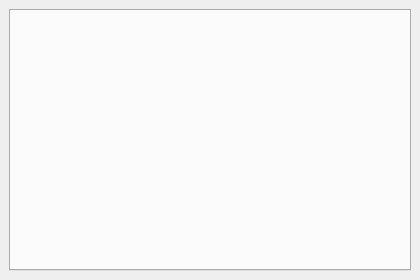
<?xml version="1.0" encoding="UTF-8"?>
<ui version="4.0">
 <class>MainWindow</class>
 <widget class="QMainWindow" name="MainWindow">
  <property name="geometry">
   <rect>
    <x>0</x>
    <y>0</y>
    <width>420</width>
    <height>280</height>
   </rect>
  </property>
  <property name="minimumSize">
   <size>
    <width>380</width>
    <height>240</height>
   </size>
  </property>
  <property name="maximumSize">
   <size>
    <width>500</width>
    <height>400</height>
   </size>
  </property>
  <property name="windowTitle">
   <string>TAILSCALE VPN Client</string>
  </property>
  <widget class="QWidget" name="centralwidget">
   <layout class="QVBoxLayout" name="verticalLayout">
    <property name="spacing">
     <number>0</number>
    </property>
    <item>
     <widget class="QTabWidget" name="tabWidget">
      <property name="tabPosition">
       <enum>QTabWidget::TabPosition::North</enum>
      </property>
      <property name="tabShape">
       <enum>QTabWidget::TabShape::Rounded</enum>
      </property>
      <property name="movable">
       <bool>false</bool>
      </property>
     </widget>
    </item>
   </layout>
  </widget>
  <action name="actionSettings">
   <property name="text">
    <string>Settings</string>
   </property>
  </action>
  <action name="actionExit">
   <property name="text">
    <string>Exit</string>
   </property>
  </action>
  <action name="actionAddProfile">
   <property name="text">
    <string>Add New Profile</string>
   </property>
  </action>
  <action name="actionRemoveProfile">
   <property name="text">
    <string>Remove Current Profile</string>
   </property>
  </action>
  <action name="actionLightTheme">
   <property name="text">
    <string>Light Theme</string>
   </property>
  </action>
  <action name="actionDarkTheme">
   <property name="text">
    <string>Dark Theme</string>
   </property>
  </action>
  <action name="actionAbout">
   <property name="text">
    <string>About Us</string>
   </property>
  </action>
  <action name="actionLicense">
   <property name="text">
    <string>View License</string>
   </property>
  </action>
  <action name="actionReadme">
   <property name="text">
    <string>Readme</string>
   </property>
  </action>
 </widget>
 <resources/>
 <connections/>
</ui>
